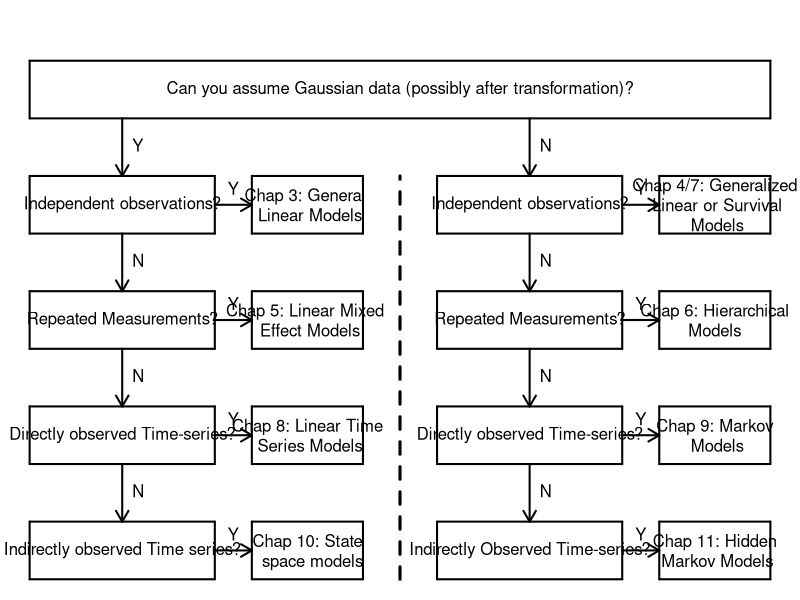

Recreate this plot in R.
par(mfrow=c(1,1),mar=c(0,0,0,0),oma=c(0,0,2,0))

lwd<-2
cex<-1
cex.arrow <- 0.125
plot(c(0,1),c(0,1),col="white",axes=FALSE,xlab="",ylab="")


draw.box <- function(upper,lower,right,left,lwd,text="",cex=1){
    lines(c(left,right),c(upper,upper),lwd=lwd)
    lines(c(left,right),c(lower,lower),lwd=lwd)
    lines(c(left,left),c(upper,lower),lwd=lwd)
    lines(c(right,right),c(upper,lower),lwd=lwd)
    text((left+right)/2, (lower+upper)/2,labels=text,cex=cex)
}


nrow <- 5
d <- 2*nrow-1
w1 <- 0.25
w2 <- 0.15

plot(c(0,1),c(0,1),col="white",axes=FALSE,xlab="",ylab="")

upper2 <- 1
lower2 <- 1-1/d
right2 <- 1
left2 <- 0
draw.box(upper2,lower2,right2,left2,lwd,text="Can you assume Gaussian data (possibly after transformation)?",cex=cex)


upper3 <- lower2-1/d
lower3 <- upper3-1/d
right3 <- w1
left3 <- 0
draw.box(upper3,lower3,right3,left3,lwd,text="Independent observations?",cex=cex)


upper3d <- lower2-1/d
lower3d <- upper3-1/d
left3d <- right3+0.05
right3d <- left3d+w2
draw.box(upper3d,lower3d,right3d,left3d,lwd,text="Chap 3: General \n Linear Models",cex=cex)


upper4 <- 1-4/d
lower4 <- 1-5/d
right4 <- w1
left4 <- 0
draw.box(upper4,lower4,right4,left4,lwd,text="Repeated Measurements?",cex=cex)


upper4d <- 1-4/d
lower4d <- 1-5/d
left4d <- right4+0.05
right4d <- left4d+w2
draw.box(upper4d,lower4d,right4d,left4d,lwd,text="Chap 5: Linear Mixed \n Effect Models",cex=cex)


upper5 <- 1-6/d
lower5 <- 1-7/d
right5 <- w1
left5 <- 0
draw.box(upper5,lower5,right5,left5,lwd,text="Directly observed Time-series?",cex=cex)


upper5d <- 1-6/d
lower5d <- 1-7/d
left5d <- right5+0.05
right5d <- left5d+w2
draw.box(upper5d,lower5d,right5d,left5d,lwd,text="Chap 8: Linear Time\n Series Models",cex=cex)


upper6 <- 1-8/d
lower6 <- 1-9/d
right6 <- w1
left6 <- 0
draw.box(upper6,lower6,right6,left6,lwd,text="Indirectly observed Time series?",cex=cex)

upper6d <- 1-8/d
lower6d <- 1-9/d
left6d <- right6+0.05
right6d <- left6d+w2
draw.box(upper6d,lower6d,right6d,left6d,lwd,text="Chap 10: State\n  space models",cex=cex)



upper7 <- lower2-1/d
lower7 <- upper3-1/d
left7 <- 0.55
right7 <- left7+w1
draw.box(upper7,lower7,right7,left7,lwd,text="Independent observations?",cex=cex)


upper7d <- lower2-1/d
lower7d <- upper3-1/d
left7d <- right7+0.05
right7d <- left7d+w2
draw.box(upper7d,lower7d,right7d,left7d,lwd,text="Chap 4/7: Generalized\n Linear or Survival\n Models",cex=cex)


upper8 <- 1-4/d
lower8 <- 1-5/d
left8 <- 0.55
right8 <- left8+w1
draw.box(upper8,lower8,right8,left8,lwd,text="Repeated Measurements?",cex=cex)


upper8d <- 1-4/d
lower8d <- 1-5/d
left8d <- right8+0.05
right8d <- left8d+w2
draw.box(upper8d,lower8d,right8d,left8d,lwd,text="Chap 6: Hierarchical\n Models ",cex=cex)


upper9 <- 1-6/d
lower9 <- 1-7/d
left9 <- 0.55
right9 <- left7+w1
draw.box(upper9,lower9,right9,left9,lwd,text="Directly observed Time-series?",cex=cex)


upper9d <- 1-6/d
lower9d <- 1-7/d
left9d <- right9+0.05
right9d <- left9d+w2
draw.box(upper9d,lower9d,right9d,left9d,lwd,text="Chap 9: Markov\n Models",cex=cex)


upper10 <- 1-8/d
lower10 <- 1-9/d
left10 <- 0.55
right10 <- left7+w1
draw.box(upper10,lower10,right10,left10,lwd,text="Indirectly Observed Time-series?",cex=cex)

upper10d <- 1-8/d
lower10d <- 1-9/d
left10d <- right10+0.05
right10d <- left10d+w2
draw.box(upper10d,lower10d,right10d,left10d,lwd,text="Chap 11: Hidden\n Markov Models",cex=cex)

lines(c(0.5,0.5),c(0,1-2/d),lwd=3,lty=2)



## 2-3
arrows((right3+left3)/2,lower2,(right3+left3)/2,upper3,lwd=lwd,length=cex.arrow)
text((right3+left3)/2,(lower2+upper3)/2,labels="Y",pos=4,cex=cex)

arrows((right3+left3)/2,lower3,(right3+left3)/2,upper4,lwd=lwd,length=cex.arrow)
text((right3+left3)/2,(lower3+upper4)/2,labels="N",pos=4,cex=cex)

arrows((right3+left3)/2,lower4,(right3+left3)/2,upper5,lwd=lwd,length=cex.arrow)
text((right3+left3)/2,(lower4+upper5)/2,labels="N",pos=4,cex=cex)

arrows((right3+left3)/2,lower5,(right3+left3)/2,upper6,lwd=lwd,length=cex.arrow)
text((right3+left3)/2,(lower5+upper6)/2,labels="N",pos=4,cex=cex)


arrows((right7+left7)/2,lower2,(right7+left7)/2,upper7,lwd=lwd,length=cex.arrow)
text((right7+left7)/2,(lower2+upper7)/2,labels="N",pos=4,cex=cex)

arrows((right7+left7)/2,lower7,(right7+left7)/2,upper8,lwd=lwd,length=cex.arrow)
text((right7+left7)/2,(lower7+upper8)/2,labels="N",pos=4,cex=cex)

arrows((right7+left7)/2,lower8,(right7+left7)/2,upper9,lwd=lwd,length=cex.arrow)
text((right7+left7)/2,(lower8+upper9)/2,labels="N",pos=4,cex=cex)

arrows((right7+left7)/2,lower9,(right7+left7)/2,upper10,lwd=lwd,length=cex.arrow)
text((right7+left7)/2,(lower9+upper10)/2,labels="N",pos=4,cex=cex)


arrows(right3,(lower3+upper3)/2,left3d,(lower3+upper3)/2,lwd=lwd,length=cex.arrow)
text((right3+left3d)/2,(lower3+upper3)/2,labels="Y",pos=3,cex=cex)

arrows(right3,(lower4+upper4)/2,left3d,(lower4+upper4)/2,lwd=lwd,length=cex.arrow)
text((right3+left3d)/2,(lower4+upper4)/2,labels="Y",pos=3,cex=cex)


arrows(right3,(lower5+upper5)/2,left3d,(lower5+upper5)/2,lwd=lwd,length=cex.arrow)
text((right3+left3d)/2,(lower5+upper5)/2,labels="Y",pos=3,cex=cex)

arrows(right3,(lower6+upper6)/2,left3d,(lower6+upper6)/2,lwd=lwd,length=cex.arrow)
text((right3+left3d)/2,(lower6+upper6)/2,labels="Y",pos=3,cex=cex)


arrows(right7,(lower3+upper3)/2,left7d,(lower3+upper3)/2,lwd=lwd,length=cex.arrow)
text((right7+left7d)/2,(lower3+upper3)/2,labels="Y",pos=3,cex=cex)

arrows(right7,(lower4+upper4)/2,left7d,(lower4+upper4)/2,lwd=lwd,length=cex.arrow)
text((right7+left7d)/2,(lower4+upper4)/2,labels="Y",pos=3,cex=cex)

arrows(right7,(lower5+upper5)/2,left7d,(lower5+upper5)/2,lwd=lwd,length=cex.arrow)
text((right7+left7d)/2,(lower5+upper5)/2,labels="Y",pos=3,cex=cex)

arrows(right7,(lower6+upper6)/2,left7d,(lower6+upper6)/2,lwd=lwd,length=cex.arrow)
text((right7+left7d)/2,(lower6+upper6)/2,labels="Y",pos=3,cex=cex)
